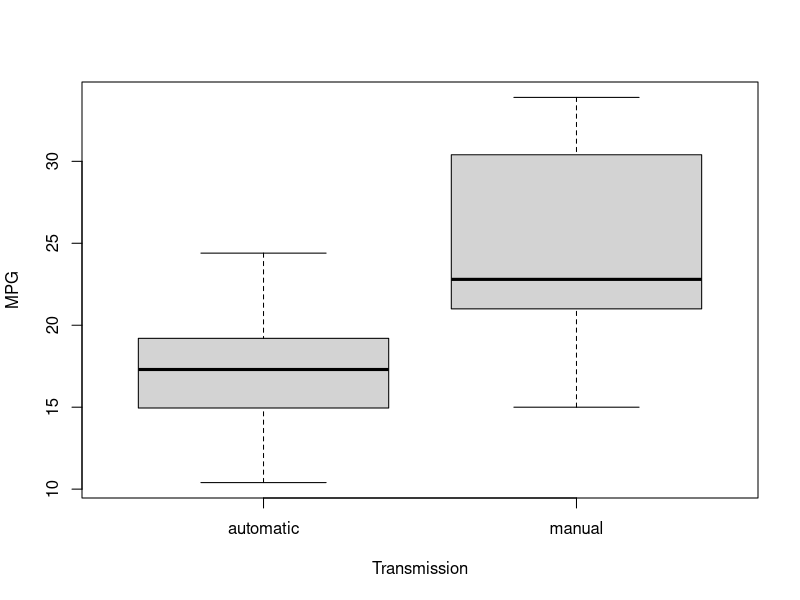
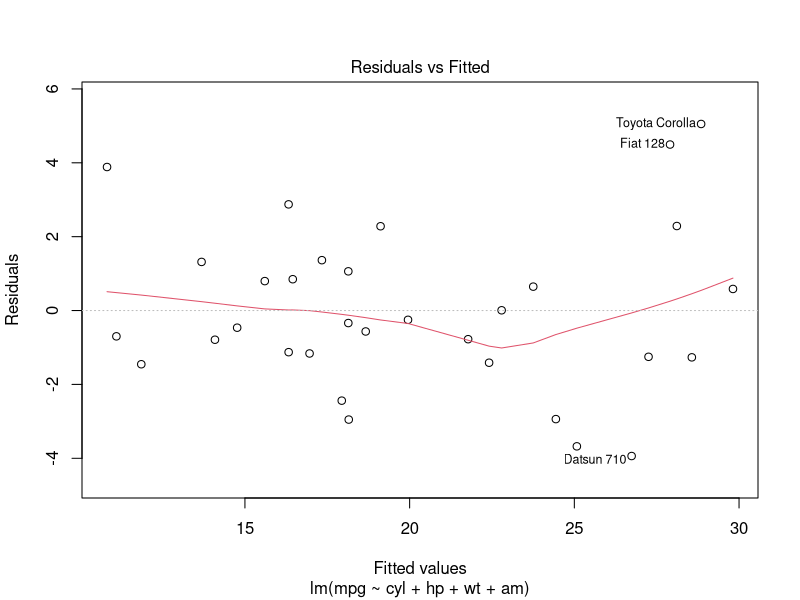
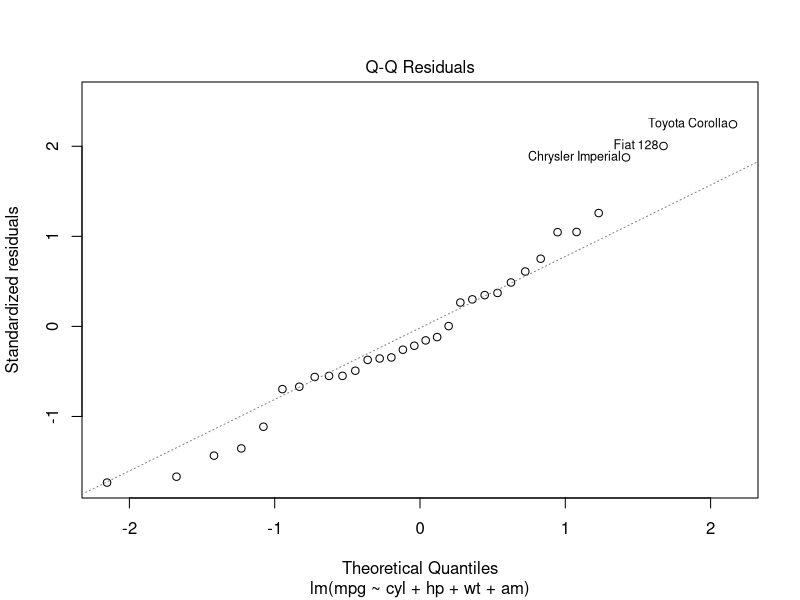
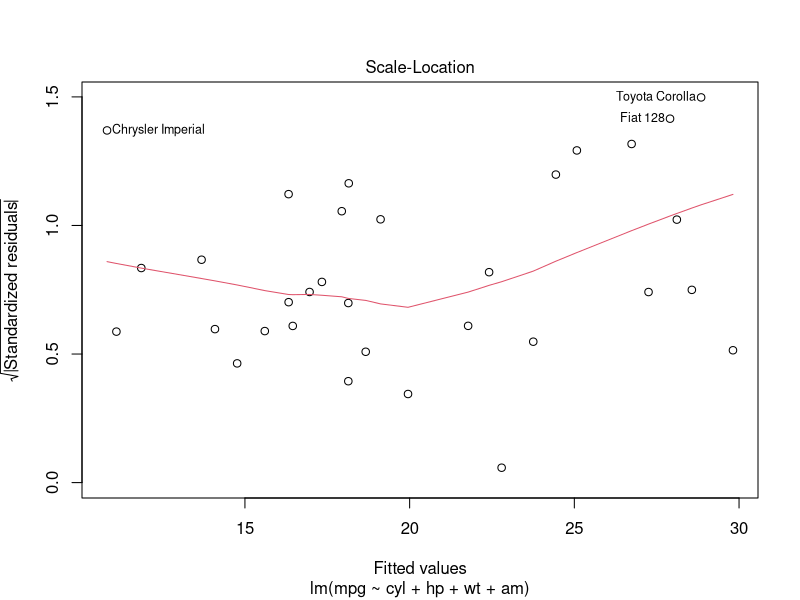
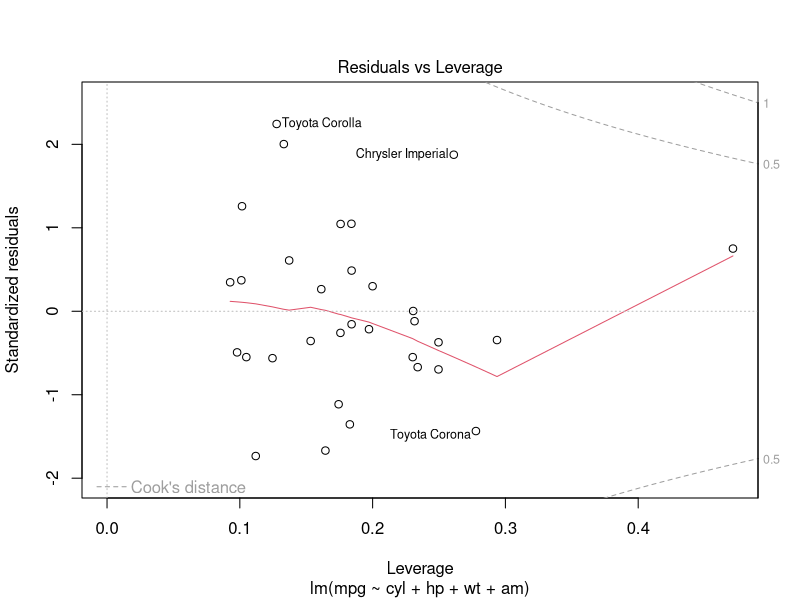

The R script that drew these images, in order:
## ---- chunk 1
data(mtcars)
View(mtcars)
mtcars$cyl<-factor(mtcars$cyl)
mtcars$vs<-factor(mtcars$vs)
mtcars$gear<-factor(mtcars$gear)
mtcars$carb<-factor(mtcars$carb)
mtcars$am<-factor(mtcars$am,labels=c("automatic","manual"))
## ---- chunk 2
t.test(mtcars$mpg~mtcars$am)
## ---- chunk 3
model1<-lm(mpg~.,data=mtcars)
model2<-step(model1,derection="backward",k=2,trace=0)
## ---- chunk 4
summary(model2)
## ---- chunk 5
boxplot(mpg~am,data=mtcars,xlab="Transmission",ylab="MPG")
## ---- chunk 6
plot(model2)
